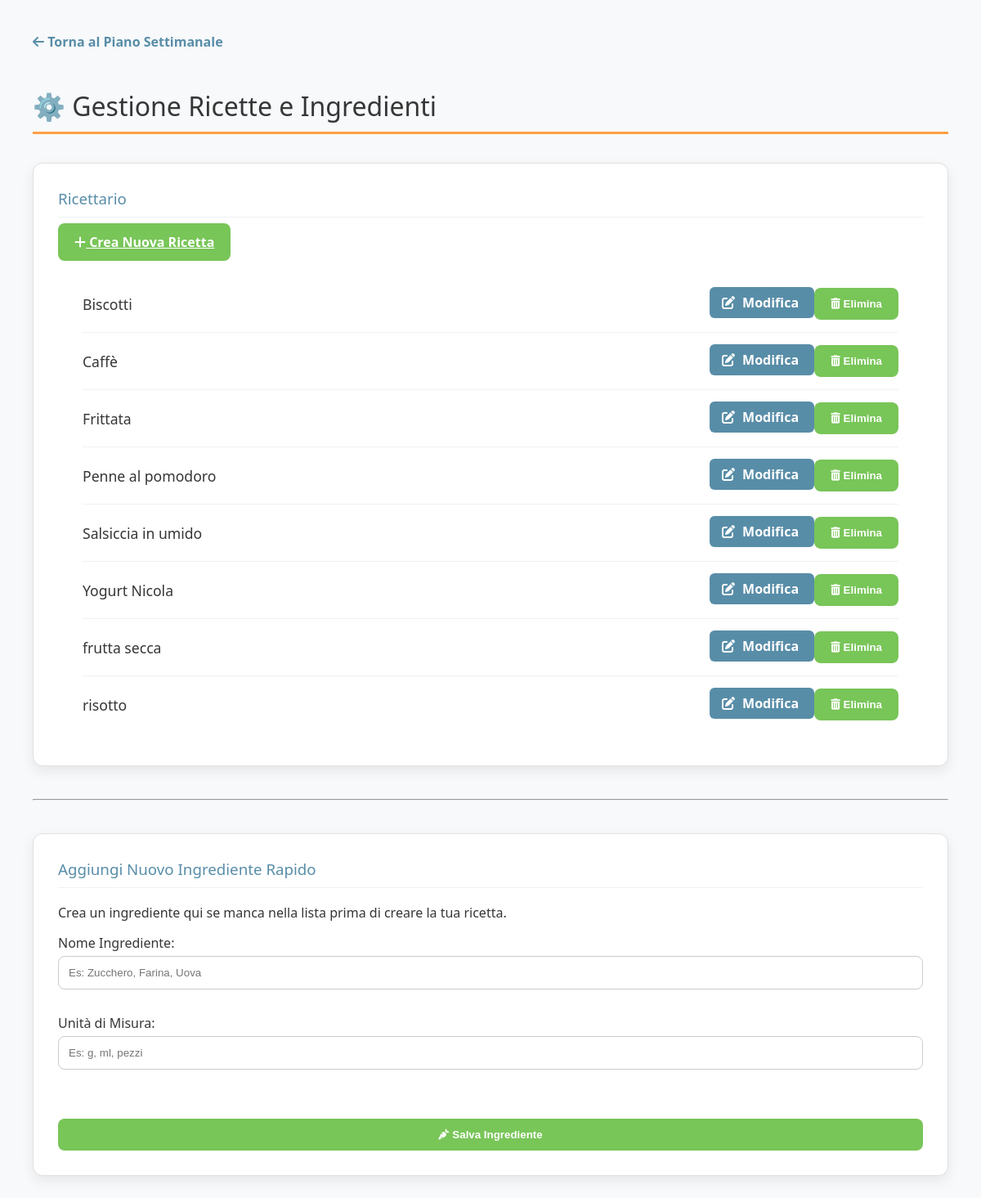
Before: /recipes/ with the older database file.
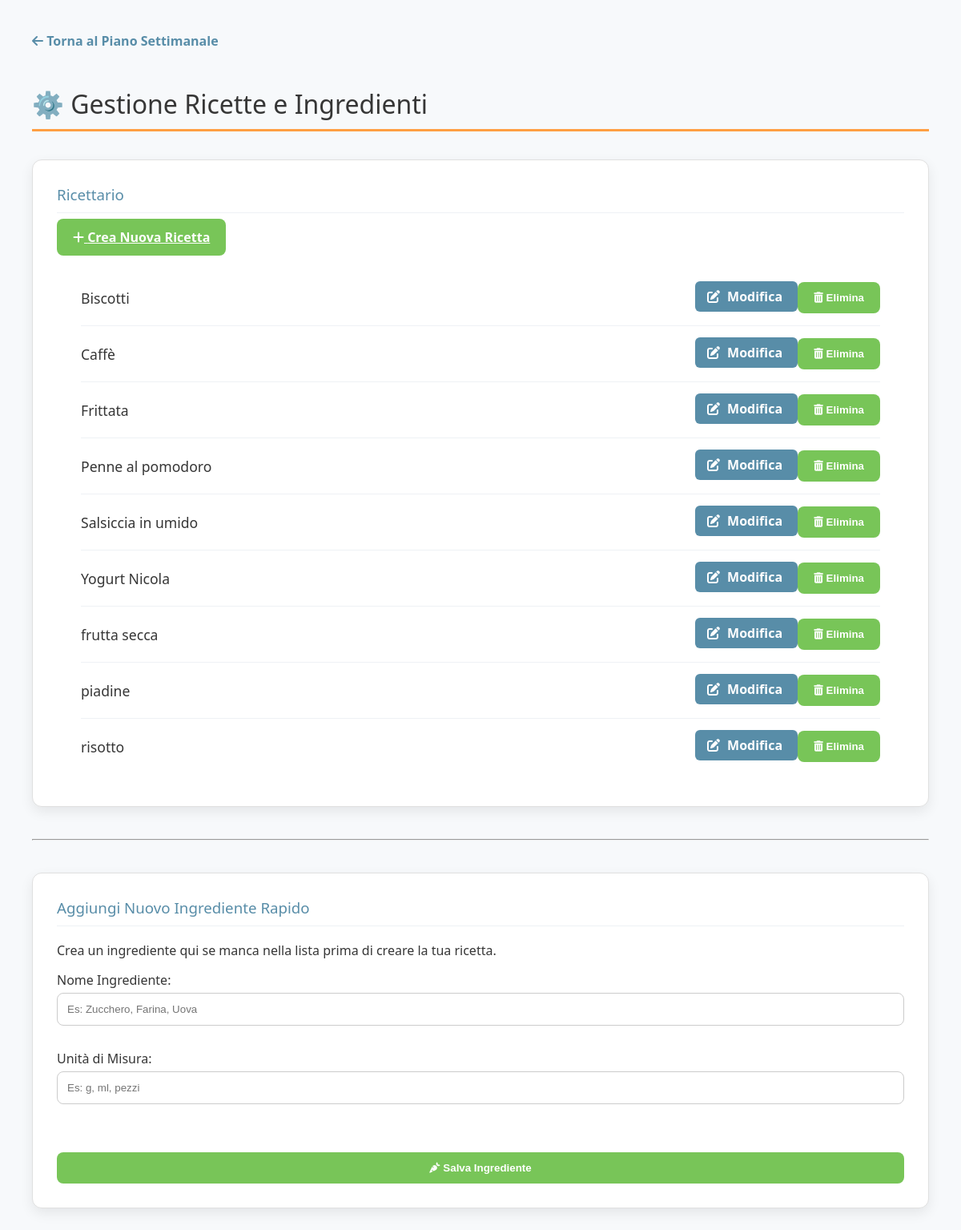
After: the same page with the newer database file.
### core/models.py (models this page shows, shortened)
class Recipe(models.Model):
    name = models.CharField(max_length=200, unique=True, verbose_name="Nome Ricetta")

### core/views.py (the view)
# urls.py: path('recipes/', views.recipe_management, name='recipe_management'),
def recipe_management(request):
    recipes = Recipe.objects.all().order_by('name')
    ingredient_form = IngredientForm()
    context = {
        'recipes': recipes,
        'title': 'Gestione Ricette e Ingredienti',
        'ingredient_form': ingredient_form,
    }
    return render(request, 'core/recipe_management.html', context)

### core/forms.py
class IngredientForm(forms.ModelForm):
    class Meta:
        model = Ingredient
        fields = ['name', 'unit']
        widgets = {
            'name': forms.TextInput(attrs={
                'class': 'form-control',
                'placeholder': 'Es: Zucchero, Farina, Uova'
            }),
            'unit': forms.TextInput(attrs={
                'class': 'form-control',
                'placeholder': 'Es: g, ml, pezzi'
            }),
        }
        labels = {
            'name': 'Nome Ingrediente',
            'unit': 'Unità di Misura',
        }

### core/templates/core/recipe_management.html (shortened to what this page needs)
{% load static %}
<!DOCTYPE html>
<html lang="it">
<head>
    <link rel="stylesheet" href="{% static 'core/style.css' %}">
    <link rel="stylesheet" href="https://cdnjs.cloudflare.com/ajax/libs/font-awesome/6.0.0-beta3/css/all.min.css">
</head>
<body>
    <a href="{% url 'weekly_plan' %}" class="back-link">
        <i class="fas fa-arrow-left"></i> Torna al Piano Settimanale
    </a>
    <h1>⚙️ Gestione Ricette e Ingredienti</h1>
    <div class="form-section">
        <h3>Ricettario</h3>
        <div style="margin-bottom: 20px;">
            <a href="{% url 'recipe_create' %}" class="submit-btn full-width-btn">
                <i class="fas fa-plus"></i> Crea Nuova Ricetta
            </a>
        </div>
        {% if recipes %}
            <div class="recipe-list-container">
                {% for recipe in recipes %}
                    <div class="recipe-list-item">
                        <span class="recipe-name">{{ recipe.name }}</span>
                        <div class="recipe-actions">
                            <a href="{% url 'recipe_detail' pk=recipe.pk %}" class="edit-btn small-btn">
                                <i class="fas fa-edit"></i> Modifica
                            </a>
                            <form method="post" action="{% url 'recipe_delete' pk=recipe.pk %}" style="display:inline;" onsubmit="return confirm('Sei sicuro di voler eliminare {{ recipe.name }}?');">
                                <button type="submit" class="submit-btn small-btn delete-btn">
                                    <i class="fas fa-trash-alt"></i> Elimina
                                </button>
                            </form>
                        </div>
                    </div>
                {% endfor %}
            </div>
        {% else %}
            <p>Nessuna ricetta trovata. Crea la prima ricetta per iniziare.</p>
        {% endif %}
    </div>
    <hr style="margin: 40px 0;">
    <div class="form-section">
        <h3>Aggiungi Nuovo Ingrediente Rapido</h3>
        <p class="small-info">Crea un ingrediente qui se manca nella lista prima di creare la tua ricetta.</p>
        <form method="post" action="{% url 'ingredient_create' %}">
            {{ ingredient_form.as_p }}
            <button type="submit" class="submit-btn full-width-btn">
                <i class="fas fa-carrot"></i> Salva Ingrediente
            </button>
        </form>
    </div>
</body>
</html>

Changed rows visible on the page:
added Recipe: name "piadine"
